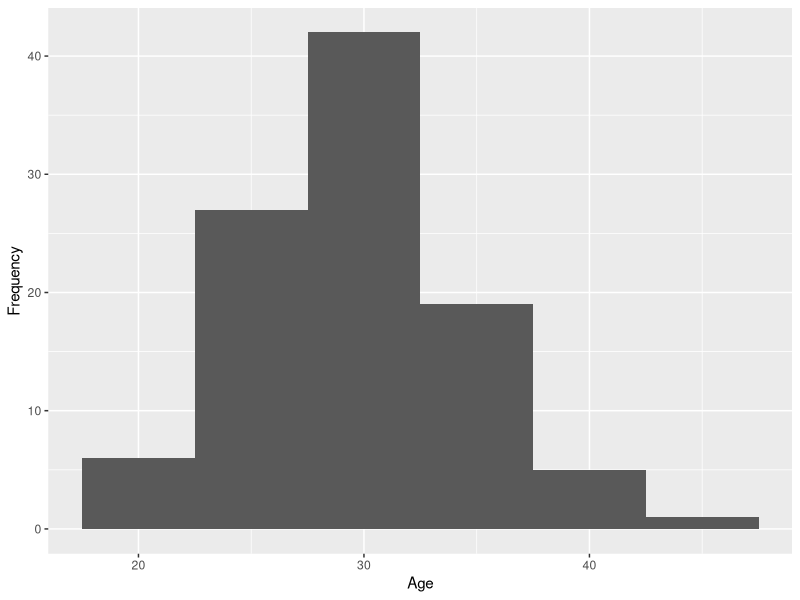
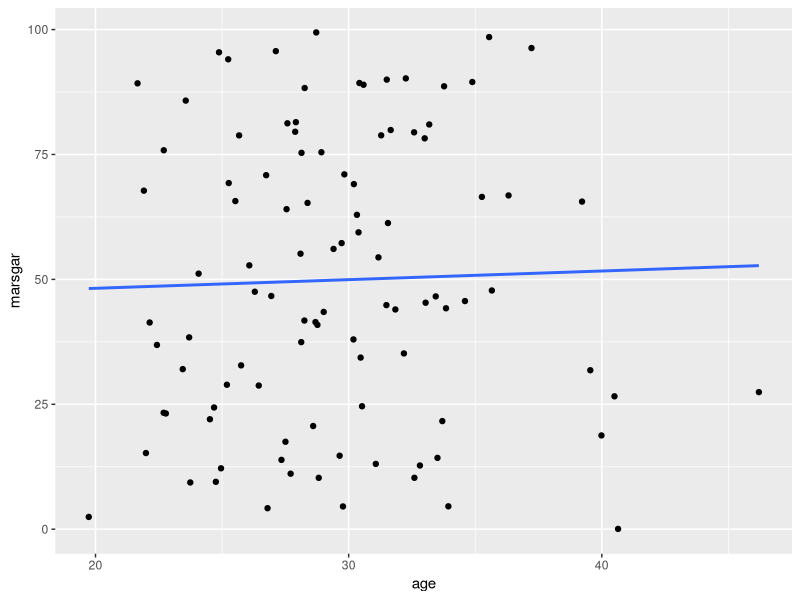
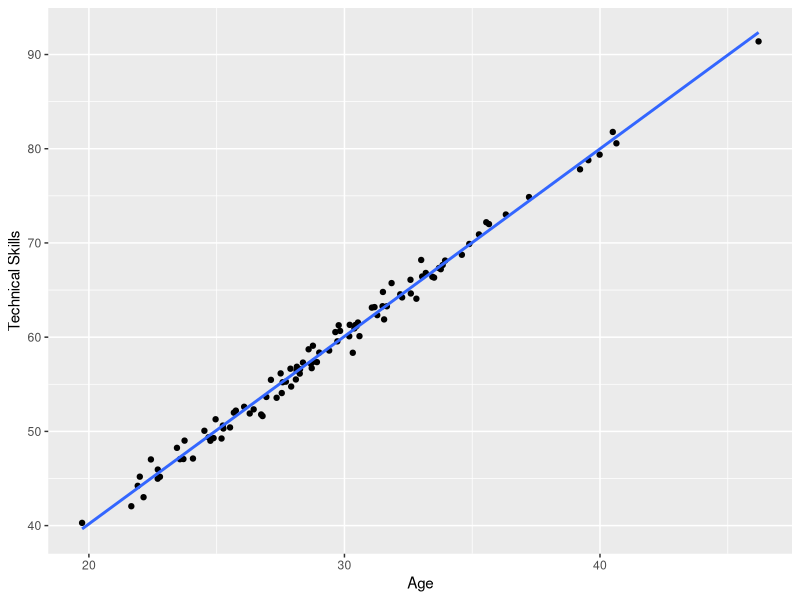
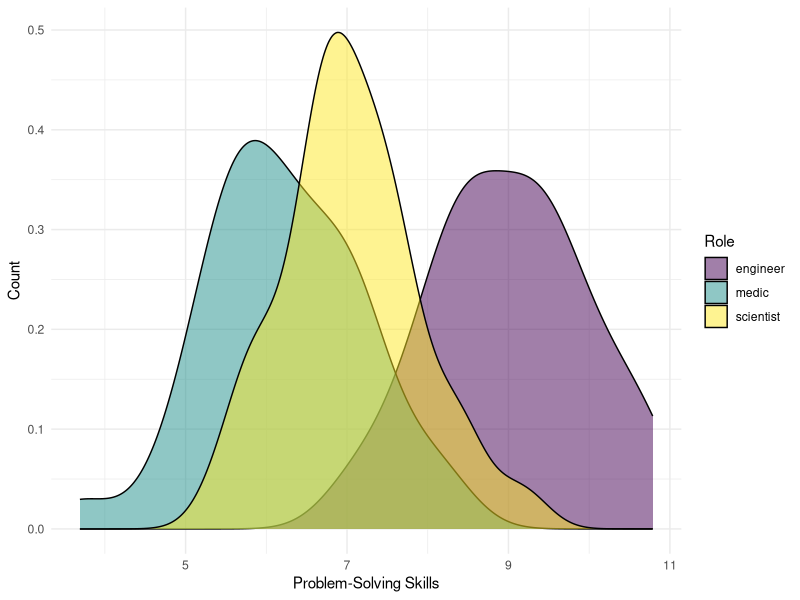

These charts were generated, in order, by the following R code:
## ---- chunk 1
library(tidyverse) 
library(ggplot2)
## ---- chunk 2
set.seed(123)
age <- rnorm(100, mean = 30, sd = 5)
## ---- chunk 3
df_colonists <- data.frame(
  id = 1:100,
  age = rnorm(100, mean = 30, sd = 5)
)
## ---- chunk 4
df_colonists %>%
  ggplot(aes(x = age)) +
  geom_histogram(binwidth=5) +
  labs(x = 'Age', 
       y = 'Frequency') 
## ---- chunk 5
set.seed(1)
roleA <- rep(c("engineer", "scientist", "medic"),
  length.out = 100
)
# this works if we want to set a specific number of each role
roleB <- rep(c("engineer", "scientist", "medic"),
  each = 34,
  length.out = 100
)

roleC <- rep(c("engineer", "scientist", "medic"),
  times = c(33, 33, 33),
  length.out = 100
)

# if you want to use sampling weights
roleD <- sample(c("engineer", "scientist", "medic"),
  replace = TRUE,
  size = 100, prob = c(1, 1, 1)
)

# if you want to randomly shuffle

roleE <- sample(roleB, size = 100, replace = FALSE)

# my final code

df_colonists$role <- rep(c("engineer", "scientist", "medic"),
                         times = c(33, 33, 33),
                         length.out = 100
                         )
## ---- chunk 6
set.seed(123)

df_colonists$marsgar <- runif(n = 100, min = 0, max = 100)
## ---- chunk 7
df_colonists %>%
  ggplot(aes(x = age, y = marsgar)) +
  geom_point() +
  geom_smooth(method = "lm", se = FALSE)
## ---- chunk 8
set.seed(123)

df_colonists$technical_skills <- 2 * df_colonists$age + rnorm(100, mean = 0, sd = 1)
## ---- chunk 9
df_colonists %>%
  ggplot(aes(x = age, y = technical_skills)) +
  geom_point() +
  geom_smooth(method = "lm", se = FALSE) + 
  labs(x = 'Age',
       y = 'Technical Skills')
## ---- chunk 10
set.seed(123)

df_colonists$problem_solving[df_colonists$role == "engineer"] <- rnorm(sum(df_colonists$role == "engineer"), mean = 9, sd = 1)
df_colonists$problem_solving[df_colonists$role == "scientist"] <- rnorm(sum(df_colonists$role == "scientist"), mean = 7, sd = 1)
df_colonists$problem_solving[df_colonists$role == "medic"] <- rnorm(sum(df_colonists$role == "medic"), mean = 6, sd = 1)
## ---- chunk 11
df_colonists %>%
  ggplot(aes(x = problem_solving, fill = role)) +
  geom_density(alpha = .5) + 
  labs(x = 'Problem-Solving Skills',
       y = 'Count',
       fill = 'Role') +
  scale_fill_viridis_d() +
  theme_minimal()
